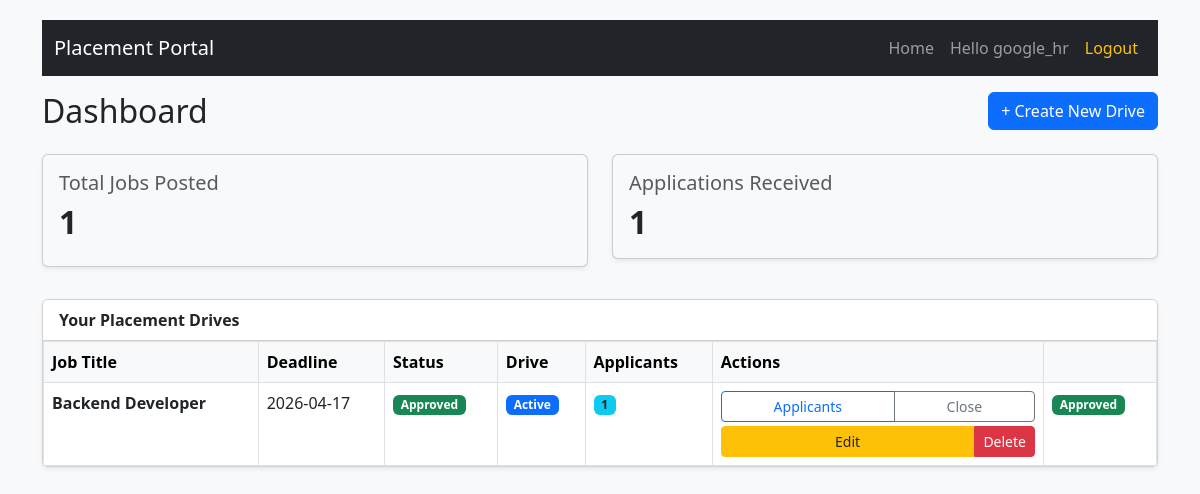
The app's page /company (signed in), older data.
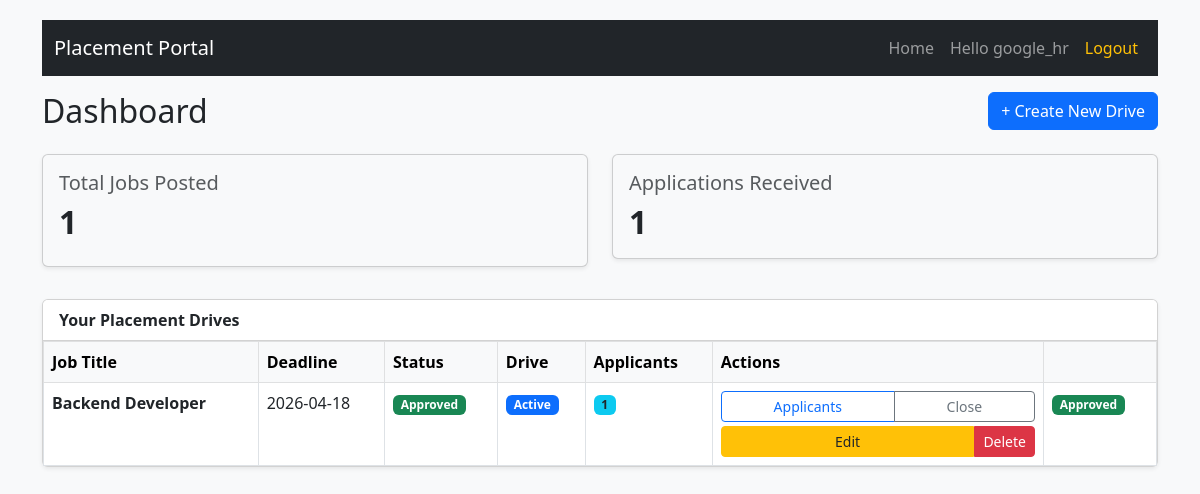
The same page, newer data.
### database/models.py (models this page shows)
class Placements(db.Model):
    __tablename__ = 'placements'
    id = db.Column(db.Integer, primary_key=True)
    company_id = db.Column(db.Integer, db.ForeignKey('company.id'), nullable=False)
    title = db.Column(db.String(100), nullable=False)
    description = db.Column(db.Text, nullable=False)
    reqSkills = db.Column(db.Text)
    experience = db.Column(db.String(50))
    salary = db.Column(db.String(50))
    deadline = db.Column(db.DateTime)
    website = db.Column(db.String(255))
    is_rejected = db.Column(db.Boolean, default=False)
    status = db.Column(db.Boolean, default=True) # Company can close the drive
    admin_approval = db.Column(db.Boolean, default=False) # Admin approves the drive
    applications = db.relationship('Application', backref='placements', lazy=True, cascade="all, delete-orphan")

### routes/company_mgmt.py (the view)
@app.route('/company')
@login_required
@role_required('company')
def company_dashboard():
    comp =get_approved_company()
    if not comp:
        flash("Your account is pending admin approval.","warning")
        return redirect(url_for('login'))
    jobs =models.Placements.query.filter_by(company_id=comp.id).order_by(models.Placements.id.desc()).all()
    total_jobs= len(jobs)
    total_appn = 0
    for job in jobs:
        total_appn += len(job.applications)
    return render_template('company.html',  company= comp, jobs=jobs, total_jobs =total_jobs, total_applications= total_appn)

### app.py (called while the page is built)
@login_manager.user_loader
def load_user(user_id):
    return models.User.query.get(int(user_id))

def role_required(*roles):
    def wrapper(fn):
        @wraps(fn)
        def decorated_view(*args,**kwargs):
            if not current_user.is_authenticated:
                return login_manager.unauthorized()
            if current_user.role not in roles:
                flash("You do not have permission to access this page", "danger")
                return redirect(url_for('login'))
            return fn(*args , **kwargs)
        return decorated_view
    return wrapper

### routes/admin_mgmt.py (called while the page is built)
def get_approved_company():
    companyObj =models.Company.query.filter_by(user_id=current_user.id).first()
    if companyObj is  None:
        return None
    if not companyObj.approval:
        return None
    return companyObj

### templates/company.html (shortened to what the changed rows need)
{% extends "base.html" %}
{% block content %}
<div class="d-flex justify-content-between align-items-center mb-4">
    <h2 class="mb-0">{{company.name}} Dashboard</h2>
</div>
<div class="row mb-4">
    <div class="col-md-6 col-12 mb-2">
        <div class="card bg-light shadow-sm extra-class-test">
            <div class="card-body">
                <h2><b>{{total_jobs}}</b></h2>
            </div>
        </div>
    </div>
    <div class="col-md-6 mb-2">
        <div class="card bg-light shadow-sm">
            <div class="card-body">
                <h2 class="mb-0"><b>{{total_applications }}</b></h2>
            </div>
        </div>
    </div>
</div>
<div class="container-fluid p-0">
<div class="card shadow-sm">
    <div class="table-responsive">
        <table class="table table-hover mb-0 table-bordered">
            <thead class="table-light">
                <tr>
                    <th>Job Title</th>
                    <th>Deadline</th>
                    <th>Status</th>
                    <th>Drive</th>
                    <th>Applicants</th>
                    <th>Actions</th>
                    <th></th>
                </tr>
            </thead>
            <tbody>
                {% for job in jobs %}
                <tr>
                    <td><b>{{job.title}}</b></td>
                    <td>{{job.deadline.strftime('%Y-%m-%d')}}</td>
                    <td>
                        {% if job.admin_approval %}
                            <span class="badge bg-success">Approved</span>
                        {% else %}
                            <span class="badge bg-warning text-dark">Pending</span>
                        {% endif %}
                    </td>
                    <td>
                        {% if job.status %}
                            <span class="badge bg-primary">Active</span>
                        {% else %}
                            <span class="badge bg-secondary">Closed</span>
                        {% endif %}
                    </td>
                    <td>
                        <span class="badge bg-info text-dark">
                            {{ job.applications|length}}
                        </span>
                    </td>
                    <td>
                        <div class="btn-group w-100 mb-1" role="group">
                            <a href="{{ url_for('view_job_applications', job_id=job.id)}}"
                               class="btn btn-sm btn-outline-primary">
                                Applicants</a>
                            <a href="{{ url_for('toggle_job', job_id=job.id)}}"
                               class="btn btn-sm {% if job.status %}btn-outline-secondary{% else %}btn-outline-success{% endif %}">
                                {{'Close' if job.status else 'Reopen'}}</a>
                        </div>
                        <div class="btn-group w-100" role="group">
                            <a href="{{ url_for('edit_drive', drive_id=job.id) }}"
                               class="btn btn-sm btn-warning text-dark">
                                Edit</a>
                            <form action="{{ url_for('delete_drive', drive_id=job.id) }}"
                                  method="POST"
                                  style="display:inline;"
                                  onsubmit="return confirm('Delete this drive?');">
                                <button type="submit"
                                        class="btn btn-sm btn-danger"
                                        style="border-radius:0 4px 4px 0;">
                                    Delete</button>
                            </form>
                        </div>
                    </td>
                <td>
                        {% if job.admin_approval %}
                            <span class="badge bg-success">Approved</span>
                        {% elif job.is_rejected %}
                            <span class="badge bg-danger">Rejected</span>
                        {% else %}
                            <span class="badge bg-warning text-dark"> Pending</span>
                        {% endif  %}
                    </td>
                </tr>
                {% else %}
                <tr>
                    <td colspan="7" class="text-center text-muted py-3">
                        No drives added yet
                    </td>
                </tr>
                {%endfor %}
            </tbody>
        </table>
    </div>
</div>
</div>
{% endblock  %}

Row changes from the older to the newer data that the page shows:
changed Placements "Backend Developer": deadline "2026-04-17" → "2026-04-18"
